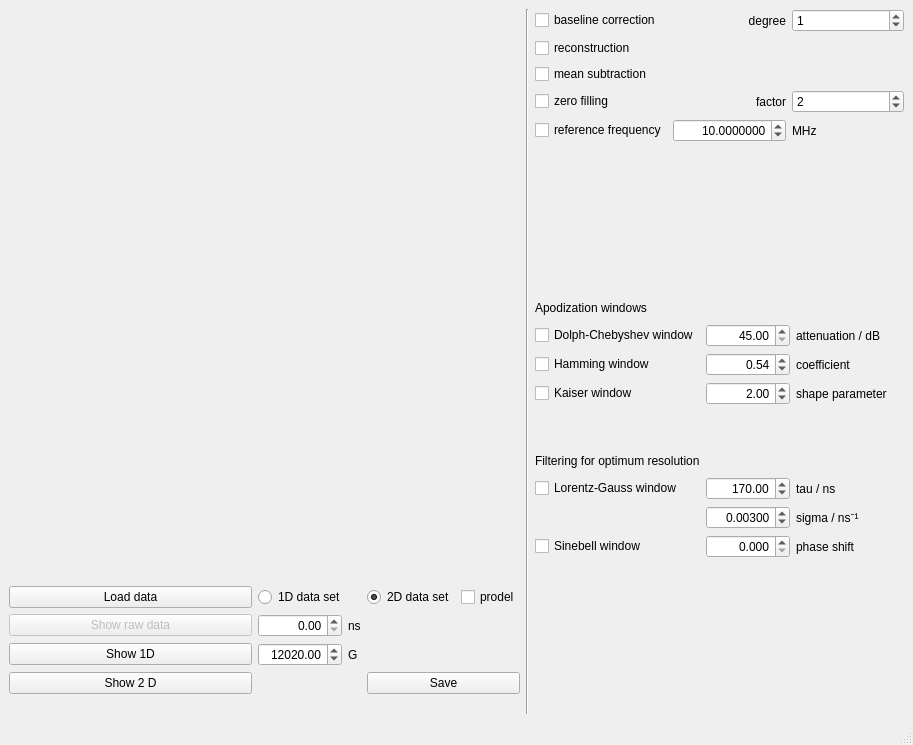
<?xml version="1.0" encoding="UTF-8"?>
<ui version="4.0">
 <class>MainWindow</class>
 <widget class="QMainWindow" name="MainWindow">
  <property name="geometry">
   <rect>
    <x>0</x>
    <y>0</y>
    <width>913</width>
    <height>745</height>
   </rect>
  </property>
  <property name="windowTitle">
   <string>MainWindow</string>
  </property>
  <widget class="QWidget" name="centralwidget">
   <layout class="QGridLayout" name="gridLayout_4">
    <item row="0" column="0" rowspan="5">
     <layout class="QGridLayout" name="gridLayout">
      <item row="4" column="0">
       <widget class="QPushButton" name="one_d_button">
        <property name="toolTip">
         <string>Calculate discrete fourier transform of the current time trace using the chosen options.</string>
        </property>
        <property name="text">
         <string>Show 1D</string>
        </property>
       </widget>
      </item>
      <item row="4" column="1">
       <widget class="QDoubleSpinBox" name="field_point_box">
        <property name="toolTip">
         <string>Magnetic field point at which the time spectrum shall be shown.</string>
        </property>
        <property name="alignment">
         <set>Qt::AlignRight|Qt::AlignTrailing|Qt::AlignVCenter</set>
        </property>
        <property name="maximum">
         <double>150000.000000000000000</double>
        </property>
        <property name="value">
         <double>12020.000000000000000</double>
        </property>
       </widget>
      </item>
      <item row="3" column="2">
       <widget class="QLabel" name="label_2">
        <property name="text">
         <string>ns</string>
        </property>
       </widget>
      </item>
      <item row="3" column="1">
       <widget class="QDoubleSpinBox" name="time_point_box">
        <property name="toolTip">
         <string>Time point at which the magnetic field spectrum shall be shown.</string>
        </property>
        <property name="alignment">
         <set>Qt::AlignRight|Qt::AlignTrailing|Qt::AlignVCenter</set>
        </property>
        <property name="maximum">
         <double>100000.000000000000000</double>
        </property>
       </widget>
      </item>
      <item row="2" column="1" colspan="2">
       <widget class="QRadioButton" name="one_d_radio">
        <property name="text">
         <string>1D data set</string>
        </property>
        <attribute name="buttonGroup">
         <string notr="true">dimensions_button_group</string>
        </attribute>
       </widget>
      </item>
      <item row="3" column="0">
       <widget class="QPushButton" name="show_experimental_button">
        <property name="enabled">
         <bool>false</bool>
        </property>
        <property name="text">
         <string>Show raw data</string>
        </property>
       </widget>
      </item>
      <item row="2" column="4">
       <widget class="QCheckBox" name="prodel_check">
        <property name="toolTip">
         <string>Swap the imaginary and the real part of the signal.</string>
        </property>
        <property name="text">
         <string>prodel</string>
        </property>
       </widget>
      </item>
      <item row="1" column="0" colspan="5">
       <widget class="QWidget" name="plot_area_2" native="true"/>
      </item>
      <item row="6" column="0">
       <widget class="QPushButton" name="two_d_button">
        <property name="toolTip">
         <string>Calculate discrete FFT for all time traces using the chosen options</string>
        </property>
        <property name="text">
         <string>Show 2 D</string>
        </property>
       </widget>
      </item>
      <item row="4" column="2">
       <widget class="QLabel" name="label">
        <property name="text">
         <string>G</string>
        </property>
       </widget>
      </item>
      <item row="6" column="3" colspan="2">
       <widget class="QPushButton" name="save_button">
        <property name="toolTip">
         <string>Save data, calculated data and options as 2 dictionary files. 
 
 Load saved data in python:
import pickle
 with open('file_dir', 'rb') as f:
        dict = pickle.load(f)</string>
        </property>
        <property name="text">
         <string>Save</string>
        </property>
       </widget>
      </item>
      <item row="0" column="0" colspan="5">
       <widget class="QWidget" name="plot_area_1" native="true"/>
      </item>
      <item row="2" column="3">
       <widget class="QRadioButton" name="two_d_radio">
        <property name="text">
         <string>2D data set</string>
        </property>
        <property name="checked">
         <bool>true</bool>
        </property>
        <attribute name="buttonGroup">
         <string notr="true">dimensions_button_group</string>
        </attribute>
       </widget>
      </item>
      <item row="2" column="0">
       <widget class="QPushButton" name="load_data_button">
        <property name="text">
         <string>Load data</string>
        </property>
       </widget>
      </item>
      <item row="7" column="0">
       <spacer name="horizontalSpacer">
        <property name="orientation">
         <enum>Qt::Horizontal</enum>
        </property>
        <property name="sizeHint" stdset="0">
         <size>
          <width>40</width>
          <height>20</height>
         </size>
        </property>
       </spacer>
      </item>
     </layout>
    </item>
    <item row="0" column="1" rowspan="5">
     <widget class="Line" name="line">
      <property name="orientation">
       <enum>Qt::Vertical</enum>
      </property>
     </widget>
    </item>
    <item row="0" column="2" colspan="4">
     <layout class="QGridLayout" name="gridLayout_3">
      <item row="0" column="0">
       <widget class="QCheckBox" name="baseline_correction_check">
        <property name="toolTip">
         <string>Do a baseline correction?</string>
        </property>
        <property name="text">
         <string>baseline correction</string>
        </property>
       </widget>
      </item>
      <item row="0" column="1">
       <widget class="QLabel" name="label_3">
        <property name="text">
         <string>degree</string>
        </property>
        <property name="alignment">
         <set>Qt::AlignRight|Qt::AlignTrailing|Qt::AlignVCenter</set>
        </property>
       </widget>
      </item>
      <item row="0" column="2">
       <widget class="QSpinBox" name="baseline_value_box">
        <property name="toolTip">
         <string>Degree of the polynomial regression</string>
        </property>
        <property name="value">
         <number>1</number>
        </property>
       </widget>
      </item>
      <item row="1" column="0">
       <widget class="QCheckBox" name="reconstruction_check">
        <property name="toolTip">
         <string>Reconstruct Signal to 0?</string>
        </property>
        <property name="text">
         <string>reconstruction</string>
        </property>
       </widget>
      </item>
      <item row="1" column="1" colspan="2">
       <spacer name="horizontalSpacer_2">
        <property name="orientation">
         <enum>Qt::Horizontal</enum>
        </property>
        <property name="sizeHint" stdset="0">
         <size>
          <width>108</width>
          <height>20</height>
         </size>
        </property>
       </spacer>
      </item>
      <item row="2" column="0">
       <widget class="QCheckBox" name="mean_subtraction_check">
        <property name="toolTip">
         <string>Do a mean subtraction (choose only if no baseline correction is done)</string>
        </property>
        <property name="text">
         <string>mean subtraction</string>
        </property>
       </widget>
      </item>
      <item row="2" column="1" colspan="2">
       <spacer name="horizontalSpacer_4">
        <property name="orientation">
         <enum>Qt::Horizontal</enum>
        </property>
        <property name="sizeHint" stdset="0">
         <size>
          <width>98</width>
          <height>20</height>
         </size>
        </property>
       </spacer>
      </item>
      <item row="3" column="0">
       <widget class="QCheckBox" name="zero_filling_check">
        <property name="toolTip">
         <string>Do zero filling before fourier transformation?</string>
        </property>
        <property name="text">
         <string>zero filling</string>
        </property>
       </widget>
      </item>
      <item row="3" column="1">
       <widget class="QLabel" name="label_4">
        <property name="text">
         <string>factor</string>
        </property>
        <property name="alignment">
         <set>Qt::AlignRight|Qt::AlignTrailing|Qt::AlignVCenter</set>
        </property>
       </widget>
      </item>
      <item row="3" column="2">
       <widget class="QSpinBox" name="zero_filling_value_box">
        <property name="toolTip">
         <string>Factor of the signal. Best possible resolution is achieved for 2.</string>
        </property>
        <property name="value">
         <number>2</number>
        </property>
       </widget>
      </item>
      <item row="4" column="0">
       <widget class="QCheckBox" name="reference_frequency_check">
        <property name="toolTip">
         <string>Normalize frequencies to a reference?</string>
        </property>
        <property name="text">
         <string>reference frequency</string>
        </property>
       </widget>
      </item>
      <item row="4" column="1">
       <widget class="QDoubleSpinBox" name="reference_frequency_value_box">
        <property name="toolTip">
         <string>Reference frequency value</string>
        </property>
        <property name="alignment">
         <set>Qt::AlignRight|Qt::AlignTrailing|Qt::AlignVCenter</set>
        </property>
        <property name="decimals">
         <number>7</number>
        </property>
        <property name="minimum">
         <double>1.000000000000000</double>
        </property>
        <property name="maximum">
         <double>10000.000000000000000</double>
        </property>
        <property name="value">
         <double>10.000000000000000</double>
        </property>
       </widget>
      </item>
      <item row="4" column="2">
       <widget class="QLabel" name="label_5">
        <property name="text">
         <string>MHz</string>
        </property>
       </widget>
      </item>
     </layout>
    </item>
    <item row="1" column="4">
     <spacer name="verticalSpacer_5">
      <property name="orientation">
       <enum>Qt::Vertical</enum>
      </property>
      <property name="sizeHint" stdset="0">
       <size>
        <width>20</width>
        <height>112</height>
       </size>
      </property>
     </spacer>
    </item>
    <item row="2" column="2" colspan="4">
     <layout class="QGridLayout" name="gridLayout_2">
      <item row="0" column="1">
       <spacer name="horizontalSpacer_8">
        <property name="orientation">
         <enum>Qt::Horizontal</enum>
        </property>
        <property name="sizeHint" stdset="0">
         <size>
          <width>58</width>
          <height>20</height>
         </size>
        </property>
       </spacer>
      </item>
      <item row="1" column="2">
       <widget class="QLabel" name="label_7">
        <property name="text">
         <string>attenuation / dB</string>
        </property>
       </widget>
      </item>
      <item row="6" column="1">
       <widget class="QDoubleSpinBox" name="lorentz_gauss_tau_value_box">
        <property name="toolTip">
         <string>Defining the Lorentzian lineshape. tau=T2, if no good estimate for
 tau is known, start by setting tau=t_max/3</string>
        </property>
        <property name="alignment">
         <set>Qt::AlignRight|Qt::AlignTrailing|Qt::AlignVCenter</set>
        </property>
        <property name="maximum">
         <double>1000000000.000000000000000</double>
        </property>
        <property name="value">
         <double>170.000000000000000</double>
        </property>
       </widget>
      </item>
      <item row="1" column="0">
       <widget class="QCheckBox" name="dolph_chebyshev_check">
        <property name="toolTip">
         <string>Convolve a time signal with the Dolph-Chebyshev window. This window
  may be used for ripple suppression but broadenes the fourier
 transformed signal.</string>
        </property>
        <property name="text">
         <string>Dolph-Chebyshev window</string>
        </property>
       </widget>
      </item>
      <item row="1" column="1">
       <widget class="QDoubleSpinBox" name="dolph_chebyshev_value_box">
        <property name="toolTip">
         <string>Attenuation in dB. The bigger the ripple level the broader and
  smoother gets the signal. Minimum value is 45.</string>
        </property>
        <property name="alignment">
         <set>Qt::AlignRight|Qt::AlignTrailing|Qt::AlignVCenter</set>
        </property>
        <property name="minimum">
         <double>45.000000000000000</double>
        </property>
        <property name="maximum">
         <double>200.000000000000000</double>
        </property>
        <property name="value">
         <double>45.000000000000000</double>
        </property>
       </widget>
      </item>
      <item row="7" column="2">
       <widget class="QLabel" name="label_11">
        <property name="text">
         <string>sigma / ns⁻¹</string>
        </property>
       </widget>
      </item>
      <item row="2" column="0">
       <widget class="QCheckBox" name="hamming_check">
        <property name="toolTip">
         <string>Convolve a time singal with the Hamming window. This is a standard
  window for ripple suppression and broadenes the fourier transformed
  signal.</string>
        </property>
        <property name="text">
         <string>Hamming window</string>
        </property>
       </widget>
      </item>
      <item row="3" column="2">
       <widget class="QLabel" name="label_9">
        <property name="text">
         <string>shape parameter</string>
        </property>
       </widget>
      </item>
      <item row="8" column="1">
       <widget class="QDoubleSpinBox" name="sinebell_value_box">
        <property name="toolTip">
         <string>Phase shift of the Sinebell window. Larger phase shifts correspond
 to less resolution enhancement</string>
        </property>
        <property name="alignment">
         <set>Qt::AlignRight|Qt::AlignTrailing|Qt::AlignVCenter</set>
        </property>
        <property name="decimals">
         <number>3</number>
        </property>
        <property name="maximum">
         <double>7.000000000000000</double>
        </property>
        <property name="singleStep">
         <double>0.050000000000000</double>
        </property>
       </widget>
      </item>
      <item row="3" column="1">
       <widget class="QDoubleSpinBox" name="kaiser_value_box">
        <property name="toolTip">
         <string>Window shape parameter. The higher the parameter the more the
 signal is smoothened. A shape parameter of 2 is normally a good
 compromise between line broadening and smoothing.</string>
        </property>
        <property name="alignment">
         <set>Qt::AlignRight|Qt::AlignTrailing|Qt::AlignVCenter</set>
        </property>
        <property name="value">
         <double>2.000000000000000</double>
        </property>
       </widget>
      </item>
      <item row="2" column="2">
       <widget class="QLabel" name="label_8">
        <property name="text">
         <string>coefficient</string>
        </property>
       </widget>
      </item>
      <item row="5" column="1">
       <spacer name="horizontalSpacer_6">
        <property name="orientation">
         <enum>Qt::Horizontal</enum>
        </property>
        <property name="sizeHint" stdset="0">
         <size>
          <width>58</width>
          <height>20</height>
         </size>
        </property>
       </spacer>
      </item>
      <item row="0" column="2">
       <spacer name="horizontalSpacer_9">
        <property name="orientation">
         <enum>Qt::Horizontal</enum>
        </property>
        <property name="sizeHint" stdset="0">
         <size>
          <width>98</width>
          <height>20</height>
         </size>
        </property>
       </spacer>
      </item>
      <item row="8" column="2">
       <widget class="QLabel" name="label_12">
        <property name="text">
         <string>phase shift</string>
        </property>
       </widget>
      </item>
      <item row="0" column="0">
       <widget class="QLabel" name="label_6">
        <property name="text">
         <string>Apodization windows</string>
        </property>
        <property name="textFormat">
         <enum>Qt::AutoText</enum>
        </property>
       </widget>
      </item>
      <item row="7" column="0">
       <spacer name="horizontalSpacer_5">
        <property name="orientation">
         <enum>Qt::Horizontal</enum>
        </property>
        <property name="sizeHint" stdset="0">
         <size>
          <width>148</width>
          <height>20</height>
         </size>
        </property>
       </spacer>
      </item>
      <item row="6" column="0">
       <widget class="QCheckBox" name="lorentz_gauss_check">
        <property name="toolTip">
         <string>Convolve the time signal by the Lorentz-Gauss window. The signal decays
  less fast which causes a improvement of resolution in the fourier
 transformed spectrum. Signal-to-noise ratio is decreased.
 Lorntzian lines with the linewidth 1/pi*tau are transformed to Gaussian
 lines with a linewidth sqrt(2ln2)/pi*sigma. The parameters tau and
  sigma have to be chosen.</string>
        </property>
        <property name="text">
         <string>Lorentz-Gauss window</string>
        </property>
       </widget>
      </item>
      <item row="5" column="2">
       <spacer name="horizontalSpacer_7">
        <property name="orientation">
         <enum>Qt::Horizontal</enum>
        </property>
        <property name="sizeHint" stdset="0">
         <size>
          <width>108</width>
          <height>20</height>
         </size>
        </property>
       </spacer>
      </item>
      <item row="3" column="0">
       <widget class="QCheckBox" name="kaiser_check">
        <property name="toolTip">
         <string>Convolve the signal with the Kaiser window for ripple supression and
 causes signal broadening of the fourier transformed signal.</string>
        </property>
        <property name="text">
         <string>Kaiser window</string>
        </property>
       </widget>
      </item>
      <item row="2" column="1">
       <widget class="QDoubleSpinBox" name="hamming_value_box">
        <property name="toolTip">
         <string>Window coefficient. Use 0.54 for the default Hamming function.
  The bigger the coefficient is chosen the better gets the smoothing.</string>
        </property>
        <property name="alignment">
         <set>Qt::AlignRight|Qt::AlignTrailing|Qt::AlignVCenter</set>
        </property>
        <property name="singleStep">
         <double>0.050000000000000</double>
        </property>
        <property name="value">
         <double>0.540000000000000</double>
        </property>
       </widget>
      </item>
      <item row="5" column="0">
       <widget class="QLabel" name="label_13">
        <property name="text">
         <string>Filtering for optimum resolution</string>
        </property>
       </widget>
      </item>
      <item row="7" column="1">
       <widget class="QDoubleSpinBox" name="lorentz_gauss_sigma_value_box">
        <property name="toolTip">
         <string>Defining the Gaussian lineshape. For resolution enhancement set
  sigma = 1/2*tau</string>
        </property>
        <property name="alignment">
         <set>Qt::AlignRight|Qt::AlignTrailing|Qt::AlignVCenter</set>
        </property>
        <property name="decimals">
         <number>5</number>
        </property>
        <property name="maximum">
         <double>500.000000000000000</double>
        </property>
        <property name="singleStep">
         <double>0.001000000000000</double>
        </property>
        <property name="value">
         <double>0.003000000000000</double>
        </property>
       </widget>
      </item>
      <item row="8" column="0">
       <widget class="QCheckBox" name="sinebell_check">
        <property name="toolTip">
         <string>Convolve the time signal by the phase-shifted Sinebell window. For
 phi=0 the first point of the time-domain signal is set to zero. The
 Sinebell window causes a decrease of the signal-to-noise ratio but a
 improvement of the resolution of the fourier transformed signal.</string>
        </property>
        <property name="text">
         <string>Sinebell window</string>
        </property>
       </widget>
      </item>
      <item row="6" column="2">
       <widget class="QLabel" name="label_10">
        <property name="text">
         <string>tau / ns</string>
        </property>
       </widget>
      </item>
      <item row="4" column="0">
       <spacer name="verticalSpacer">
        <property name="orientation">
         <enum>Qt::Vertical</enum>
        </property>
        <property name="sizeHint" stdset="0">
         <size>
          <width>20</width>
          <height>40</height>
         </size>
        </property>
       </spacer>
      </item>
      <item row="4" column="1">
       <spacer name="verticalSpacer_2">
        <property name="orientation">
         <enum>Qt::Vertical</enum>
        </property>
        <property name="sizeHint" stdset="0">
         <size>
          <width>20</width>
          <height>40</height>
         </size>
        </property>
       </spacer>
      </item>
      <item row="4" column="2">
       <spacer name="verticalSpacer_3">
        <property name="orientation">
         <enum>Qt::Vertical</enum>
        </property>
        <property name="sizeHint" stdset="0">
         <size>
          <width>20</width>
          <height>40</height>
         </size>
        </property>
       </spacer>
      </item>
     </layout>
    </item>
    <item row="3" column="3" rowspan="2">
     <spacer name="verticalSpacer_4">
      <property name="orientation">
       <enum>Qt::Vertical</enum>
      </property>
      <property name="sizeHint" stdset="0">
       <size>
        <width>20</width>
        <height>111</height>
       </size>
      </property>
     </spacer>
    </item>
    <item row="3" column="5">
     <spacer name="verticalSpacer_6">
      <property name="orientation">
       <enum>Qt::Vertical</enum>
      </property>
      <property name="sizeHint" stdset="0">
       <size>
        <width>20</width>
        <height>43</height>
       </size>
      </property>
     </spacer>
    </item>
   </layout>
  </widget>
  <widget class="QMenuBar" name="menubar">
   <property name="geometry">
    <rect>
     <x>0</x>
     <y>0</y>
     <width>913</width>
     <height>22</height>
    </rect>
   </property>
  </widget>
  <widget class="QStatusBar" name="statusbar"/>
 </widget>
 <resources/>
 <connections/>
 <buttongroups>
  <buttongroup name="dimensions_button_group">
   <property name="exclusive">
    <bool>true</bool>
   </property>
  </buttongroup>
 </buttongroups>
</ui>
